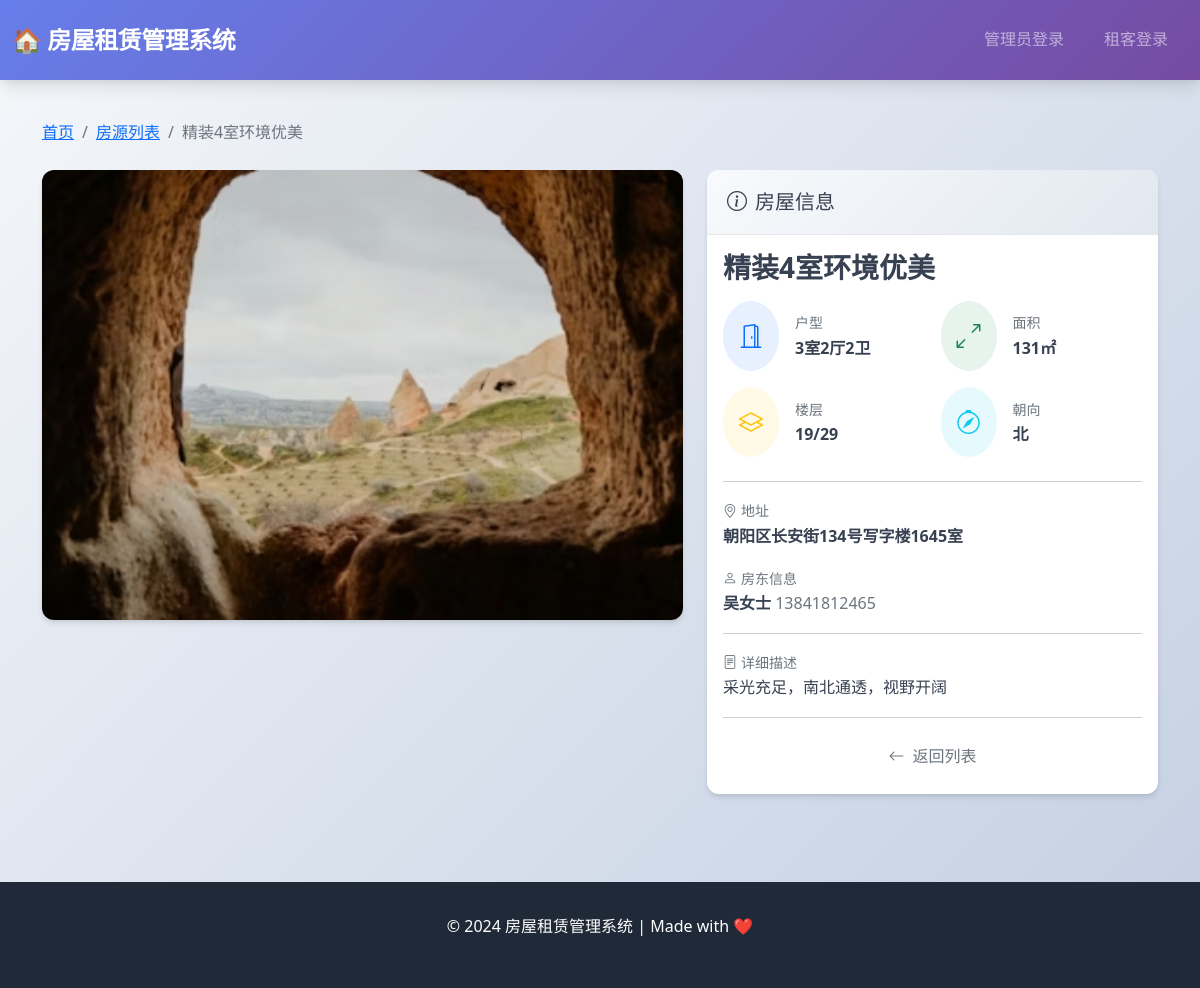
Page /house/1 on the committed database.
### app.py (models this page shows, shortened)
class House(db.Model):
    __tablename__ = 'houses'
    id = db.Column(db.Integer, primary_key=True)
    title = db.Column(db.String(100), nullable=False)  # 标题
    address = db.Column(db.String(200), nullable=False)  # 地址
    area = db.Column(db.Float)  # 面积（平方米）
    price = db.Column(db.Float, nullable=False)  # 月租价格
    room_count = db.Column(db.Integer)  # 房间数
    hall_count = db.Column(db.Integer)  # 客厅数
    toilet_count = db.Column(db.Integer)  # 卫生间数
    floor = db.Column(db.String(50))  # 楼层
    orientation = db.Column(db.String(20))  # 朝向
    description = db.Column(db.Text)  # 详细描述
    status = db.Column(db.String(20), default='available')  # available, rented, unavailable
    image = db.Column(db.String(200))  # 图片路径
    owner_name = db.Column(db.String(50))  # 房东姓名
    owner_phone = db.Column(db.String(20))  # 房东电话
    created_at = db.Column(db.DateTime, default=db.func.now())

### app.py (the view)
@app.route('/house/<int:house_id>')
def house_detail(house_id):
    house = House.query.get_or_404(house_id)
    return render_template('house_detail.html', house=house)

### templates/house_detail.html (shortened to what this page needs)
{% extends "base.html" %}
{% block content %}
<div class="container fade-in py-4">
    <nav aria-label="breadcrumb" class="mb-4">
        <ol class="breadcrumb">
            <li class="breadcrumb-item"><a href="{{ url_for('index') }}">首页</a></li>
            <li class="breadcrumb-item"><a href="{{ url_for('houses') }}">房源列表</a></li>
            <li class="breadcrumb-item active" aria-current="page">{{ house.title[:20] }}{% if house.title|length > 20 %}...{% endif %}</li>
        </ol>
    </nav>
    <div class="row">
        <div class="col-lg-7 mb-4">
            <div class="card">
                <div class="card-img-wrapper" style="height: 450px;">
                    {% if house.image %}
                    <img src="{{ url_for('static', filename='uploads/' + house.image) }}" class="card-img-top" alt="{{ house.title }}" style="height: 100%; object-fit: cover;">
                    {% else %}
                    <div class="img-placeholder w-100 h-100">
                        <i class="bi bi-house-door" style="font-size: 5rem;"></i>
                    </div>
                    {% endif %}
                </div>
            </div>
        </div>
        <div class="col-lg-5">
            <div class="card h-100">
                <div class="card-header">
                    <h5 class="mb-0"><i class="bi bi-info-circle me-2"></i>房屋信息</h5>
                </div>
                <div class="card-body">
                    <h3 class="fw-bold mb-3">{{ house.title }}</h3>
                    <div class="row g-3 mb-4">
                        <div class="col-6">
                            <div class="d-flex align-items-center">
                                <div class="flex-shrink-0">
                                    <div class="bg-primary bg-opacity-10 rounded-circle p-3">
                                        <i class="bi bi-door-open text-primary fs-4"></i>
                                    </div>
                                </div>
                                <div class="flex-grow-1 ms-3">
                                    <small class="text-muted">户型</small>
                                    <p class="mb-0 fw-bold">{{ house.room_count }}室{{ house.hall_count }}厅{{ house.toilet_count }}卫</p>
                                </div>
                            </div>
                        </div>
                        <div class="col-6">
                            <div class="d-flex align-items-center">
                                <div class="flex-shrink-0">
                                    <div class="bg-success bg-opacity-10 rounded-circle p-3">
                                        <i class="bi bi-arrows-angle-expand text-success fs-4"></i>
                                    </div>
                                </div>
                                <div class="flex-grow-1 ms-3">
                                    <small class="text-muted">面积</small>
                                    <p class="mb-0 fw-bold">{{ house.area|int }}㎡</p>
                                </div>
                            </div>
                        </div>
                        <div class="col-6">
                            <div class="d-flex align-items-center">
                                <div class="flex-shrink-0">
                                    <div class="bg-warning bg-opacity-10 rounded-circle p-3">
                                        <i class="bi bi-layers text-warning fs-4"></i>
                                    </div>
                                </div>
                                <div class="flex-grow-1 ms-3">
                                    <small class="text-muted">楼层</small>
                                    <p class="mb-0 fw-bold">{{ house.floor or '未知' }}</p>
                                </div>
                            </div>
                        </div>
                        <div class="col-6">
                            <div class="d-flex align-items-center">
                                <div class="flex-shrink-0">
                                    <div class="bg-info bg-opacity-10 rounded-circle p-3">
                                        <i class="bi bi-compass text-info fs-4"></i>
                                    </div>
                                </div>
                                <div class="flex-grow-1 ms-3">
                                    <small class="text-muted">朝向</small>
                                    <p class="mb-0 fw-bold">{{ house.orientation or '未知' }}</p>
                                </div>
                            </div>
                        </div>
                    </div>
                    <hr>
                    <div class="mb-3">
                        <label class="text-muted small"><i class="bi bi-geo-alt me-1"></i>地址</label>
                        <p class="mb-0 fw-bold">{{ house.address }}</p>
                    </div>
                    <div class="mb-3">
                        <label class="text-muted small"><i class="bi bi-person me-1"></i>房东信息</label>
                        <p class="mb-0 fw-bold">{{ house.owner_name or '未知' }} <span class="text-muted fw-normal">{{ house.owner_phone or '' }}</span></p>
                    </div>
                    {% if house.description %}
                    <hr>
                    <div class="mb-3">
                        <label class="text-muted small"><i class="bi bi-file-text me-1"></i>详细描述</label>
                        <p class="mb-0">{{ house.description }}</p>
                    </div>
                    {% endif %}
                    <hr>
                    <div class="d-grid gap-2">
                        <a href="{{ url_for('houses') }}" class="btn btn-outline-secondary">
                            <i class="bi bi-arrow-left me-2"></i>返回列表
                        </a>
                    </div>
                </div>
            </div>
        </div>
    </div>
</div>
{% endblock %}

### static/css/style.css (style rules this page uses)
:root { --primary-color: #4f46e5; --primary-hover: #4338ca; --secondary-color: #06b6d4; --success-color: #10b981; --warning-color: #f59e0b; --danger-color: #ef4444; --dark-color: #1f2937; --light-color: #f3f4f6; --gradient-primary: linear-gradient(135deg, #667eea 0%, #764ba2 100%); --gradient-secondary: linear-gradient(135deg, #f093fb 0%, #f5576c 100%); --shadow-sm: 0 1px 2px 0 rgba(0, 0, 0, 0.05); --shadow-md: 0 4px 6px -1px rgba(0, 0, 0, 0.1), 0 2px 4px -1px rgba(0, 0, 0, 0.06); --shadow-lg: 0 10px 15px -3px rgba(0, 0, 0, 0.1), 0 4px 6px -2px rgba(0, 0, 0, 0.05); --shadow-xl: 0 20px 25px -5px rgba(0, 0, 0, 0.1), 0 10px 10px -5px rgba(0, 0, 0, 0.04); --border-radius: 12px; --border-radius-lg: 16px; }
* { margin: 0; padding: 0; box-sizing: border-box; }
body { font-family: 'Segoe UI', 'PingFang SC', 'Microsoft YaHei', sans-serif; background: linear-gradient(135deg, #f5f7fa 0%, #c3cfe2 100%); min-height: 100vh; color: #374151; line-height: 1.6; }
.card { border: none; border-radius: var(--border-radius); box-shadow: var(--shadow-md); transition: all 0.3s ease; background: white; overflow: hidden; }
.card-header { background: linear-gradient(135deg, #f8fafc 0%, #e2e8f0 100%); border-bottom: 1px solid #e5e7eb; font-weight: 600; padding: 1.25rem; }
.btn { border-radius: 8px; font-weight: 500; padding: 0.625rem 1.25rem; transition: all 0.3s ease; border: none; }
.fade-in { animation: fadeIn 0.6s ease-out; }

### rows in the picture
House: title "精装4室环境优美", image (picture), room_count "3", hall_count "2", toilet_count "2", area "131", floor "19/29", orientation "北", address "朝阳区长安街134号写字楼1645室", owner_name "吴女士", owner_phone "13841812465", description "采光充足，南北通透，视野开阔"
